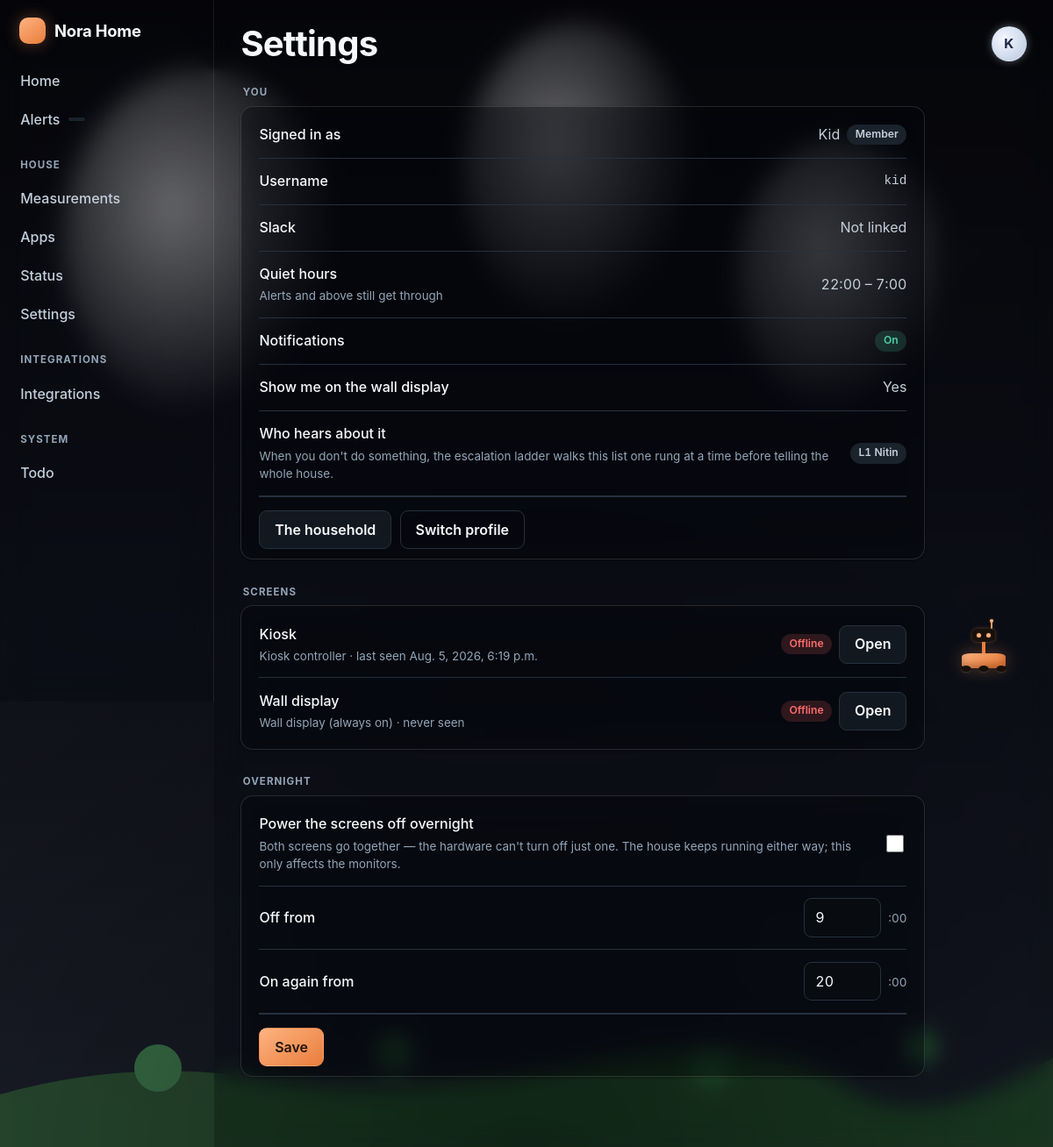
Screenshot of /home/settings/ (signed in) with the database file from the repository.
### nora_home/accounts/models.py (models this page shows, shortened)
class HouseMember(AbstractUser):
    class Role(models.TextChoices):
        MEMBER = "member", "Member"
        ADULT = "adult", "Adult"
        ADMIN = "admin", "Admin"
    display_name = models.CharField(max_length=60, blank=True)
    role = models.CharField(max_length=10, choices=Role.choices, default=Role.MEMBER,
                            db_index=True)
    avatar = models.ImageField(upload_to="avatars/", blank=True, null=True)
    accent_color = models.CharField(max_length=9, blank=True,
                                    help_text="Hex colour used for this person's rows.")
    birthday = models.DateField(null=True, blank=True)
    timezone = models.CharField(max_length=64, blank=True)
    slack_user_id = models.CharField(max_length=32, blank=True,
                                     help_text="Slack member ID, e.g. U01ABCDEF.")
    slack_dm_channel = models.CharField(max_length=32, blank=True)
    phone = models.CharField(max_length=32, blank=True)
    quiet_hours_start = models.PositiveSmallIntegerField(default=22)
    quiet_hours_end = models.PositiveSmallIntegerField(default=7)
    notifications_enabled = models.BooleanField(default=True)
    preferred_channels = models.JSONField(default=list, blank=True)
    escalation_contacts = models.ManyToManyField(
        "self", symmetrical=False, blank=True, related_name="escalation_watch_for",
        through="EscalationContact",
    )
    is_on_wall_display = models.BooleanField(
        default=True, help_text="Show this person's items on the 24\" display.")
    class Meta:
        ordering = ["display_name", "username"]
    @property
    def name(self) -> str:
        return self.display_name or self.get_full_name() or self.get_username()
    def escalation_chain(self) -> list["HouseMember"]:
        links = (EscalationContact.objects
                 .filter(member=self)
                 .select_related("contact")
                 .order_by("level"))
        chain = [link.contact for link in links]
        if chain:
            return chain
        return list(HouseMember.objects.filter(role__in=[self.Role.ADULT, self.Role.ADMIN])
                    .exclude(pk=self.pk))

### nora_home/displays/models.py (models this page shows, shortened)
class Display(TimeStampedModel):
    class Kind(models.TextChoices):
        WALL = "wall", "Wall display (always on)"
        KIOSK = "kiosk", "Kiosk controller"
        AMBIENT = "ambient", "Ambient / secondary"
    slug = models.SlugField(unique=True)
    name = models.CharField(max_length=80)
    kind = models.CharField(max_length=10, choices=Kind.choices, default=Kind.WALL)
    location = models.CharField(max_length=80, blank=True)
    width = models.PositiveIntegerField(default=1920)
    height = models.PositiveIntegerField(default=1080)
    last_seen_at = models.DateTimeField(null=True, blank=True)
    is_active = models.BooleanField(default=True)
    class Meta:
        ordering = ["kind", "name"]
    @property
    def is_online(self) -> bool:
        if self.last_seen_at is None:
            return False
        age = (timezone.now() - self.last_seen_at).total_seconds()
        return age < HEARTBEAT_GRACE_SECONDS

### nora_home/core/views.py (the view, shortened to what this page needs)
# urls.py: path("settings/", views.settings_page, name="settings"),
@login_required
@require_http_methods(["GET", "POST"])
def settings_page(request):
    from nora_home.core.settings_store import get_setting, set_setting
    from nora_home.displays.models import Display
    wall_schedule = get_setting(WALL_SCHEDULE_KEY, default=WALL_SCHEDULE_DEFAULT)
    return render(request, "core/settings.html", {
        "wall_schedule": wall_schedule,
        "member": request.user,
        "chain": request.user.escalation_chain(),
        "displays": Display.objects.filter(is_active=True),
        "page_title": "Settings",
    })

### nora_home/core/context_processors.py (called while the page is built)
def house(request):
    user = getattr(request, "user", None)
    authenticated = bool(user and user.is_authenticated)
    role = getattr(user, "role", "member") if authenticated else "member"
    view_scope = request.session.get("nh_view_scope", "self") if hasattr(request, "session") else "self"
    active_members = []
    if authenticated:
        from nora_home.accounts.models import HouseMember
        active_members = list(HouseMember.objects.filter(is_active=True))
    return {
        "house_name": settings.NORA_HOME_NAME,
        "nora_version": settings.NORA_HOME_VERSION,
        "nora_env": settings.NORA_HOME_ENV,
        "nav": navigation(role),
        "ai_enabled": settings.NORA_HOME_AI_ENABLED,
        "request_id": getattr(request, "request_id", ""),
        "active_members": active_members,
        "nh_view_scope": view_scope,
    }

### nora_home/core/registry.py (called while the page is built)
def registered_apps(include_disabled: bool = False) -> list[AppMetadata]:
    found: list[AppMetadata] = []
    for config in apps.get_app_configs():
        if not isinstance(config, NoraAppConfig):
            continue
        meta = config.nora_home_metadata
        if meta.enabled or include_disabled:
            found.append(meta)
    found.sort(key=lambda m: (Category.ORDER.index(m.category)
                              if m.category in Category.ORDER else 99,
                              m.order, m.title))
    return found

def navigation(role: str = "member") -> list[dict]:
    rank = {"member": 0, "adult": 1, "admin": 2}
    viewer = rank.get(role, 0)
    groups: dict[str, list[AppMetadata]] = {}
    for meta in registered_apps():
        if not meta.nav or viewer < rank.get(meta.minimum_role, 0):
            continue
        groups.setdefault(meta.category, []).append(meta)
    return [
        {"key": key, "label": Category.label(key), "apps": groups[key]}
        for key in Category.ORDER
        if key in groups
    ]

    @classmethod
    def label(cls, key: str) -> str:
        return cls.LABELS.get(key, key.title())

    @property
    def url(self) -> str:
        return "/" + self.url_prefix.lstrip("/")

### nora_home/ui/context_processors.py (called while the page is built)
def surface(request):
    current = getattr(request, "nh_surface", "desktop")
    return {
        "surface": current,
        "is_touch": getattr(request, "nh_is_touch", False),
        "is_wall": current == "wall",
        "is_kiosk": current == "kiosk",
        "nh_bot_enabled": current != "wall",
        "main_display_slug": settings.NORA_HOME_MAIN_DISPLAY_SLUG,
    }

### templates/core/settings.html (shortened to what this page needs)
{% extends "base.html" %}
{% block content %}
  <div class="settings">
    <section class="settings__group">
      <h2 class="settings__group-title">You</h2>
      <div class="card settings__panel">
        <div class="setting">
          <div class="setting__label">Signed in as</div>
          <div class="setting__control">
            {{ member.name }} <span class="pill">{{ member.get_role_display }}</span>
          </div>
        </div>
        <div class="setting">
          <div class="setting__label">Username</div>
          <div class="setting__control"><code>{{ member.username }}</code></div>
        </div>
        <div class="setting">
          <div class="setting__label">Slack</div>
          <div class="setting__control">{{ member.slack_user_id|default:"Not linked" }}</div>
        </div>
        <div class="setting">
          <div class="setting__label">Quiet hours
            <span class="setting__hint">Alerts and above still get through</span>
          </div>
          <div class="setting__control">
            {{ member.quiet_hours_start }}:00 &ndash; {{ member.quiet_hours_end }}:00
          </div>
        </div>
        <div class="setting">
          <div class="setting__label">Notifications</div>
          <div class="setting__control">
            {% if member.notifications_enabled %}<span class="pill ok">On</span>
            {% else %}<span class="pill">Off</span>{% endif %}
          </div>
        </div>
        <div class="setting">
          <div class="setting__label">Show me on the wall display</div>
          <div class="setting__control">
            {% if member.is_on_wall_display %}Yes{% else %}No{% endif %}
          </div>
        </div>
        <div class="setting">
          <div class="setting__label">Who hears about it
            <span class="setting__hint">
              When you don't do something, the escalation ladder walks this list one
              rung at a time before telling the whole house.
            </span>
          </div>
          <div class="setting__control">
            {% for contact in chain %}
              <span class="pill">L{{ forloop.counter }} {{ contact.name }}</span>
            {% empty %}
              No chain set &mdash; every adult
            {% endfor %}
          </div>
        </div>
        <div class="settings__actions">
          <a class="btn" href="{% url 'accounts:household' %}">The household</a>
          <a class="btn btn-ghost" href="{% url 'accounts:logout' %}">Switch profile</a>
        </div>
      </div>
    </section>
    <section class="settings__group">
      <h2 class="settings__group-title">Screens</h2>
      <div class="card settings__panel">
        {% for display in displays %}
          <div class="setting">
            <div class="setting__label">{{ display.name }}
              <span class="setting__hint">
                {{ display.get_kind_display }} &middot;
                {% if display.last_seen_at %}last seen {{ display.last_seen_at }}
                {% else %}never seen{% endif %}
              </span>
            </div>
            <div class="setting__control">
              {% if display.is_online %}<span class="pill ok">Online</span>
              {% else %}<span class="pill alert">Offline</span>{% endif %}
              {% if display.kind == "kiosk" %}
                <a class="btn" href="{% url 'displays:kiosk' %}">Open</a>
              {% else %}
                <a class="btn" href="{% url 'displays:wall_named' display.slug %}">Open</a>
              {% endif %}
            </div>
          </div>
        {% endfor %}
      </div>
    </section>
    <section class="settings__group">
      <h2 class="settings__group-title">Overnight</h2>
      <form method="post" class="card settings__panel">
        <div class="setting">
          <label class="setting__label" for="wall_schedule_enabled">Power the screens off overnight
            <span class="setting__hint">
              Both screens go together &mdash; the hardware can't turn off just one.
              The house keeps running either way; this only affects the monitors.
            </span>
          </label>
          <div class="setting__control">
            <input type="checkbox" name="wall_schedule_enabled" id="wall_schedule_enabled"
                   {% if wall_schedule.enabled %}checked{% endif %}>
          </div>
        </div>
        <div class="setting">
          <label class="setting__label" for="wall_schedule_start">Off from</label>
          <div class="setting__control">
            <input type="number" name="wall_schedule_start" id="wall_schedule_start"
                   min="0" max="23" value="{{ wall_schedule.start_hour }}">
            <span class="setting__hint">:00</span>
          </div>
        </div>
        <div class="setting">
          <label class="setting__label" for="wall_schedule_end">On again from</label>
          <div class="setting__control">
            <input type="number" name="wall_schedule_end" id="wall_schedule_end"
                   min="0" max="23" value="{{ wall_schedule.end_hour }}">
            <span class="setting__hint">:00</span>
          </div>
        </div>
        <div class="settings__actions">
          <button class="btn btn-primary" type="submit">Save</button>
        </div>
      </form>
    </section>
  </div>
{% endblock %}

### templates/base.html (shortened to what this page needs)
{% load static %}<!doctype html>
<html lang="en" data-surface="{{ surface }}" data-theme="dark"
      data-season="{{ nh_season }}" data-daypart="{{ nh_daypart }}" data-weather="{{ nh_weather }}"
      {% if not nh_bot_enabled %}data-nh-bot="off"{% endif %}>
<head>
  <link rel="stylesheet" href="{% static 'nora_home/css/nora-home.css' %}">
  <link rel="stylesheet" href="{% static 'nora_home/css/nh-scene.css' %}">
  {% if nh_bot_enabled %}<link rel="stylesheet" href="{% static 'nora_home/css/nh-bot.css' %}">{% endif %}
</head>
<body>
{% block body %}
{% include "partials/scene.html" %}
<div class="shell">
  <nav class="sidebar" aria-label="House navigation">
    <a class="brand" href="/">
      <span class="brand-mark" aria-hidden="true"></span>
      <span>{{ house_name }}</span>
    </a>
    <div class="nav-group">
      <a class="nav-link" href="{% url 'core:dashboard' %}"
         {% if request.path == '/home/' %}aria-current="page"{% endif %}>Home</a>
      <a class="nav-link" href="{% url 'notifications:inbox' %}">
        Alerts <span class="pill" data-nh-bell data-count="0" hidden></span>
      </a>
    </div>
    {% for group in nav %}
      <div class="nav-group">
        <div class="nav-group-label">{{ group.label }}</div>
        {% for app in group.apps %}
          {% if app.slug != 'notifications' %}
            <a class="nav-link" href="{{ app.url }}"
               {% if request.path == app.url %}aria-current="page"{% endif %}>{{ app.title }}</a>
          {% endif %}
        {% endfor %}
        {% if group.key == 'house' %}
          <a class="nav-link" href="{% url 'core:app_directory' %}">Apps</a>
          <a class="nav-link" href="{% url 'core:system_status' %}">Status</a>
          <a class="nav-link" href="{% url 'core:settings' %}">Settings</a>
        {% endif %}
      </div>
    {% endfor %}
  </nav>
  <main class="main">
    <div class="topbar">
      <h1>{% block heading %}{{ page_title|default:"Home" }}{% endblock %}</h1>
      <div class="topbar-actions">
        <details class="profile-menu">
          <summary class="profile-trigger" aria-label="Menu">
            {% if request.user.is_authenticated %}
              <span class="profile-avatar">{{ request.user.name|first|upper }}</span>
            {% endif %}
          </summary>
        </details>
      </div>
    </div>
    {% block content %}{% endblock %}
  </main>
</div>
{% endblock %}
</body>
</html>

### static/nora_home/css/nh-scene.css (style rules this page uses)
:root { --nh-scene-radius: 18px; }
[data-daypart="night"] .profile-trigger { background: radial-gradient(circle at 35% 35%, #f4f7ff, #c9d6e8 70%); border-color: transparent; box-shadow: 0 0 10px rgba(201, 214, 232, 0.4); }
[data-daypart="night"] .profile-avatar { color: #1a2444; }
.shell { position: relative; z-index: 1; background: transparent; }
body { background: transparent; }
:root { --pane-rgb: 6, 8, 12; }
.sidebar { background: rgba(var(--pane-rgb), 0.24); backdrop-filter: blur(14px) saturate(140%); -webkit-backdrop-filter: blur(14px) saturate(140%); border-right: 1px solid rgba(255, 255, 255, 0.08); }
.card { background: rgba(var(--pane-rgb), 0.3); backdrop-filter: blur(16px) saturate(150%); -webkit-backdrop-filter: blur(16px) saturate(150%); border-color: rgba(255, 255, 255, 0.13); }
.main { position: relative; z-index: 1; background: rgba(var(--pane-rgb), 0.24); backdrop-filter: blur(13px) saturate(130%); -webkit-backdrop-filter: blur(13px) saturate(130%); }
:root[data-theme="dark"] { --text: var(--ink-000); --text-dim: var(--ink-200); --text-faint: var(--ink-300); }

### rows the page displays
HouseMember: user.name|first "K", name "Kid", role "Member", username "kid", slack_user_id "Not linked", quiet_hours_start "22", quiet_hours_end "7"
HouseMember: name "Nitin"
Display: name "Kiosk", kind "Kiosk controller", last_seen_at "Aug. 5, 2026, 6:19 p.m.", shows "Offline", shows "Open"
Display: name "Wall display", kind "Wall display (always on)", shows "never seen", shows "Offline", shows "Open"

### other values shown
{{ house_name }} "Nora Home"
{{ group.label }} "HOUSE" "INTEGRATIONS" "SYSTEM"
{{ app.title }} "Measurements" "Integrations" "Todo"
{{ page_title|default:"Home" }} "Settings"
